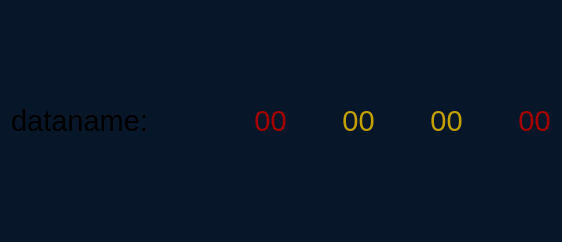
<?xml version="1.0" encoding="UTF-8"?>
<ui version="4.0">
 <class>VisualizetionSelectionDialog</class>
 <widget class="QWidget" name="VisualizetionSelectionDialog">
  <property name="geometry">
   <rect>
    <x>0</x>
    <y>0</y>
    <width>562</width>
    <height>242</height>
   </rect>
  </property>
  <property name="windowTitle">
   <string>Form</string>
  </property>
  <property name="styleSheet">
   <string notr="true">background-color: rgb(7, 22, 40);</string>
  </property>
  <layout class="QGridLayout" name="gridLayout">
   <item row="0" column="0">
    <widget class="QLabel" name="label">
     <property name="font">
      <font>
       <pointsize>22</pointsize>
      </font>
     </property>
     <property name="text">
      <string>dataname:</string>
     </property>
    </widget>
   </item>
   <item row="0" column="1">
    <widget class="QWidget" name="horizontalWidget" native="true">
     <property name="styleSheet">
      <string notr="true"/>
     </property>
     <layout class="QHBoxLayout" name="horizontalLayout_5">
      <property name="spacing">
       <number>55</number>
      </property>
      <property name="leftMargin">
       <number>0</number>
      </property>
      <property name="topMargin">
       <number>0</number>
      </property>
      <property name="rightMargin">
       <number>0</number>
      </property>
      <property name="bottomMargin">
       <number>0</number>
      </property>
      <item>
       <layout class="QVBoxLayout" name="verticalLayout_4">
        <property name="leftMargin">
         <number>0</number>
        </property>
        <property name="topMargin">
         <number>0</number>
        </property>
        <property name="bottomMargin">
         <number>0</number>
        </property>
        <item>
         <widget class="ClickableLabel" name="hour_up">
          <property name="maximumSize">
           <size>
            <width>50</width>
            <height>25</height>
           </size>
          </property>
          <property name="text">
           <string/>
          </property>
          <property name="pixmap">
           <pixmap resource="resource.qrc">:/icons/big_up_arrow.png</pixmap>
          </property>
          <property name="scaledContents">
           <bool>true</bool>
          </property>
         </widget>
        </item>
        <item>
         <widget class="QLabel" name="hour_label">
          <property name="font">
           <font>
            <family>Liberation Sans</family>
            <pointsize>22</pointsize>
           </font>
          </property>
          <property name="styleSheet">
           <string notr="true">background-color: rgb(7, 22, 40);
color: rgb(164, 0, 0);</string>
          </property>
          <property name="text">
           <string>00</string>
          </property>
          <property name="alignment">
           <set>Qt::AlignCenter</set>
          </property>
         </widget>
        </item>
        <item>
         <widget class="ClickableLabel" name="hour_down">
          <property name="maximumSize">
           <size>
            <width>50</width>
            <height>25</height>
           </size>
          </property>
          <property name="text">
           <string/>
          </property>
          <property name="pixmap">
           <pixmap resource="resource.qrc">:/icons/big_down_arrow.png</pixmap>
          </property>
          <property name="scaledContents">
           <bool>true</bool>
          </property>
         </widget>
        </item>
       </layout>
      </item>
      <item>
       <layout class="QVBoxLayout" name="verticalLayout_5">
        <property name="spacing">
         <number>6</number>
        </property>
        <property name="leftMargin">
         <number>0</number>
        </property>
        <property name="topMargin">
         <number>0</number>
        </property>
        <property name="rightMargin">
         <number>0</number>
        </property>
        <property name="bottomMargin">
         <number>0</number>
        </property>
        <item>
         <widget class="ClickableLabel" name="min_up">
          <property name="maximumSize">
           <size>
            <width>50</width>
            <height>25</height>
           </size>
          </property>
          <property name="text">
           <string/>
          </property>
          <property name="pixmap">
           <pixmap resource="resource.qrc">:/icons/big_up_arrow.png</pixmap>
          </property>
          <property name="scaledContents">
           <bool>true</bool>
          </property>
         </widget>
        </item>
        <item>
         <widget class="QLabel" name="min_label">
          <property name="font">
           <font>
            <family>Liberation Sans</family>
            <pointsize>22</pointsize>
           </font>
          </property>
          <property name="styleSheet">
           <string notr="true">background-color: rgb(7, 22, 40);
color: rgb(196, 160, 0);</string>
          </property>
          <property name="text">
           <string>00</string>
          </property>
          <property name="alignment">
           <set>Qt::AlignCenter</set>
          </property>
         </widget>
        </item>
        <item>
         <widget class="ClickableLabel" name="min_down">
          <property name="maximumSize">
           <size>
            <width>50</width>
            <height>25</height>
           </size>
          </property>
          <property name="text">
           <string/>
          </property>
          <property name="pixmap">
           <pixmap resource="resource.qrc">:/icons/big_down_arrow.png</pixmap>
          </property>
          <property name="scaledContents">
           <bool>true</bool>
          </property>
         </widget>
        </item>
       </layout>
      </item>
      <item>
       <layout class="QVBoxLayout" name="verticalLayout_6">
        <property name="leftMargin">
         <number>0</number>
        </property>
        <property name="topMargin">
         <number>0</number>
        </property>
        <property name="bottomMargin">
         <number>0</number>
        </property>
        <item>
         <widget class="ClickableLabel" name="hour_up_2">
          <property name="maximumSize">
           <size>
            <width>50</width>
            <height>25</height>
           </size>
          </property>
          <property name="text">
           <string/>
          </property>
          <property name="pixmap">
           <pixmap resource="resource.qrc">:/icons/big_up_arrow.png</pixmap>
          </property>
          <property name="scaledContents">
           <bool>true</bool>
          </property>
         </widget>
        </item>
        <item>
         <widget class="QLabel" name="hour_label_2">
          <property name="font">
           <font>
            <family>Liberation Sans</family>
            <pointsize>22</pointsize>
           </font>
          </property>
          <property name="styleSheet">
           <string notr="true">background-color: rgb(7, 22, 40);
color: rgb(196, 160, 0);</string>
          </property>
          <property name="text">
           <string>00</string>
          </property>
          <property name="alignment">
           <set>Qt::AlignCenter</set>
          </property>
         </widget>
        </item>
        <item>
         <widget class="ClickableLabel" name="hour_down_2">
          <property name="maximumSize">
           <size>
            <width>50</width>
            <height>25</height>
           </size>
          </property>
          <property name="text">
           <string/>
          </property>
          <property name="pixmap">
           <pixmap resource="resource.qrc">:/icons/big_down_arrow.png</pixmap>
          </property>
          <property name="scaledContents">
           <bool>true</bool>
          </property>
         </widget>
        </item>
       </layout>
      </item>
      <item>
       <layout class="QVBoxLayout" name="verticalLayout_7">
        <property name="leftMargin">
         <number>0</number>
        </property>
        <property name="topMargin">
         <number>0</number>
        </property>
        <property name="bottomMargin">
         <number>0</number>
        </property>
        <item>
         <widget class="ClickableLabel" name="hour_up_3">
          <property name="maximumSize">
           <size>
            <width>50</width>
            <height>25</height>
           </size>
          </property>
          <property name="text">
           <string/>
          </property>
          <property name="pixmap">
           <pixmap resource="resource.qrc">:/icons/big_up_arrow.png</pixmap>
          </property>
          <property name="scaledContents">
           <bool>true</bool>
          </property>
         </widget>
        </item>
        <item>
         <widget class="QLabel" name="hour_label_3">
          <property name="font">
           <font>
            <family>Liberation Sans</family>
            <pointsize>22</pointsize>
           </font>
          </property>
          <property name="styleSheet">
           <string notr="true">background-color: rgb(7, 22, 40);
color: rgb(164, 0, 0);</string>
          </property>
          <property name="text">
           <string>00</string>
          </property>
          <property name="alignment">
           <set>Qt::AlignCenter</set>
          </property>
         </widget>
        </item>
        <item>
         <widget class="ClickableLabel" name="hour_down_3">
          <property name="maximumSize">
           <size>
            <width>50</width>
            <height>25</height>
           </size>
          </property>
          <property name="text">
           <string/>
          </property>
          <property name="pixmap">
           <pixmap resource="resource.qrc">:/icons/big_down_arrow.png</pixmap>
          </property>
          <property name="scaledContents">
           <bool>true</bool>
          </property>
         </widget>
        </item>
       </layout>
      </item>
     </layout>
    </widget>
   </item>
  </layout>
 </widget>
 <customwidgets>
  <customwidget>
   <class>ClickableLabel</class>
   <extends>QLabel</extends>
   <header>ClickableLabel.h</header>
  </customwidget>
 </customwidgets>
 <resources>
  <include location="resource.qrc"/>
 </resources>
 <connections/>
</ui>
